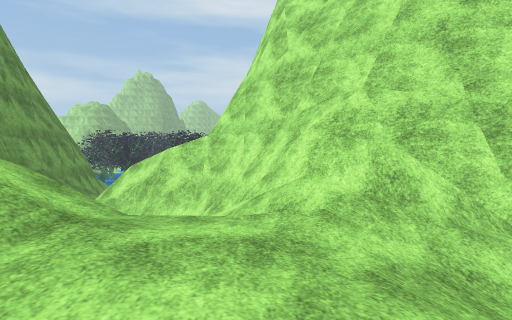
[1] (above)

13 first-person views from a walk through a Unity game level. The camera is 1.2 m above the floor, tilts 2° down and sees 80° across. The floor is counted in squares, 2 m on a side. Each view is taken from the middle of a square. On the plan, view 1 faces up. The plan holds only what a view shows up to about 9 squares ahead; the rest is blank. The place goes on beyond the plan. The player is left out. Some animated figures are not drawn. Surface patterns are stand-ins for the level's own textures.

[2]
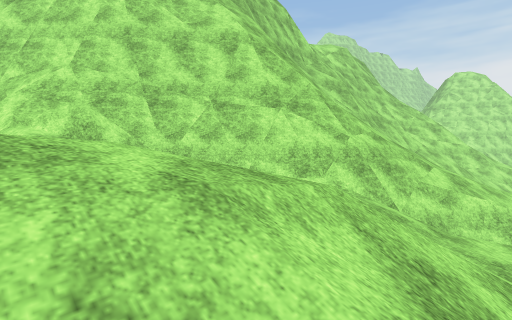

[3]
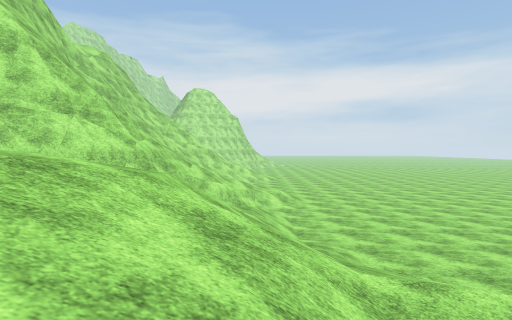

[4]
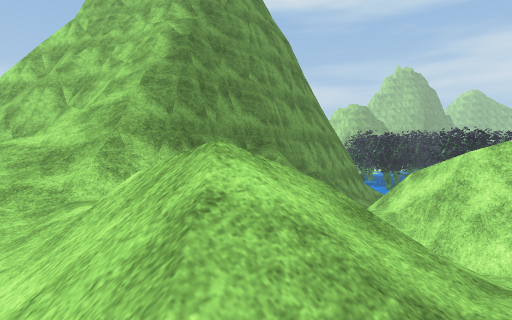

[5]
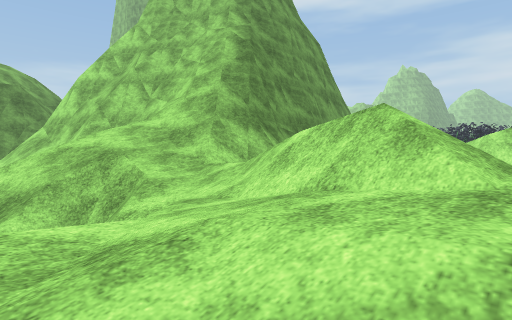

[6]
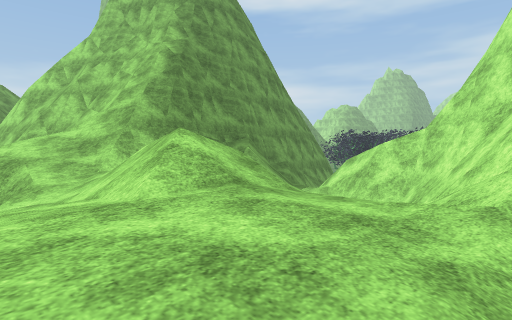

[7]
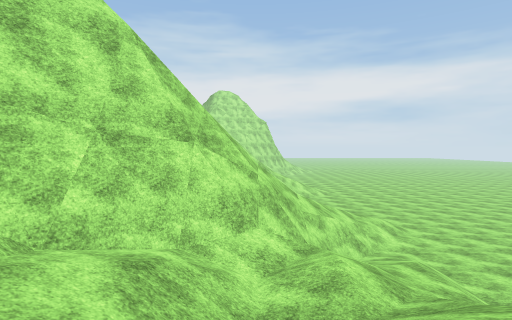

[8]
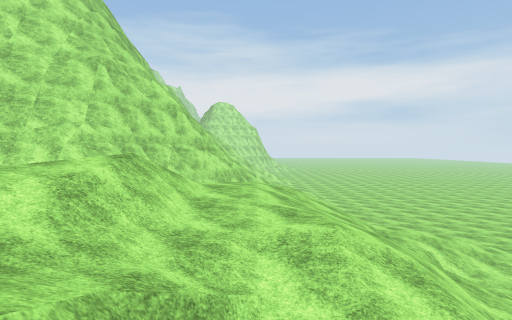

[9]
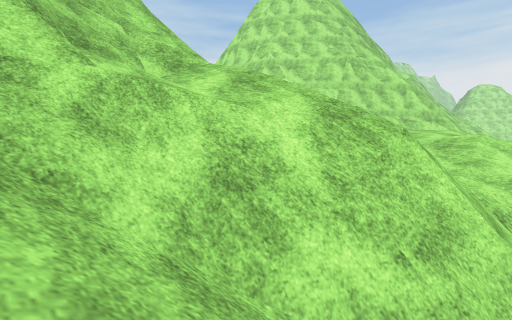

[10]
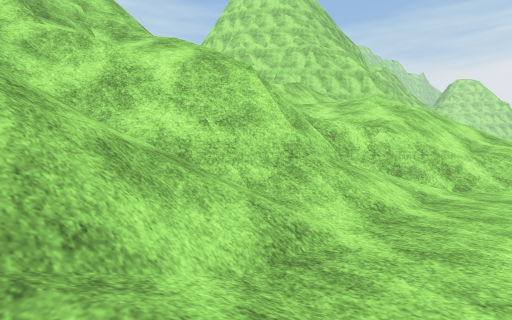

[11]
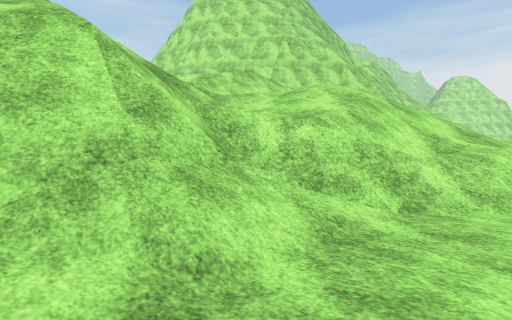

[12]
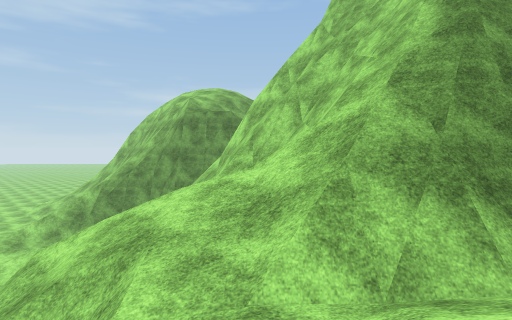

[13]
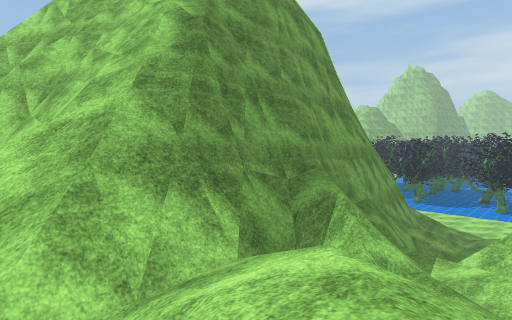

### Floor plan
Key: @ floor where view 1 was taken; # wall or solid block; . main floor; : floor 4 m higher than the main floor; / step, stairs or slope; = window, fence, low wall or low ledge; ^ raised ledge; v drop or lower ground.
Columns run from 12 left of view 1 to 9 right of it. Each row starts with its distance up from view 1.
 11       #/
 10       #/
  9       #=
  8       #=##=#
  7       #////#
  6       #=///###
  5       #/// /#^#
  4      ##=//////#####
  3    ####=///////####
  2   ##=##=////////##=/
  1 ####////////:////##//
  0 =//////=////@/////#=/
 -1   //v#/////////////=//
 -2   //=#==////////////=/
 -3   /////=///////////.//
 -4   /.....////////......

Positions as (right, up) in squares from view 1, and headings:
1: (0, 0), facing up
2: (0, -2), facing up-right
3: (-2, -2), facing right
4: (-1, 1), facing up-left
5: (-1, -1), facing up-left
6: (1, 0), facing up-left
7: (0, 1), facing right
8: (-7, 0), facing right
9: (-10, -2), facing up-right
10: (-10, -4), facing up-right
11: (-8, -4), facing up-right
12: (-3, 2), facing left
13: (-3, 2), facing up-left
